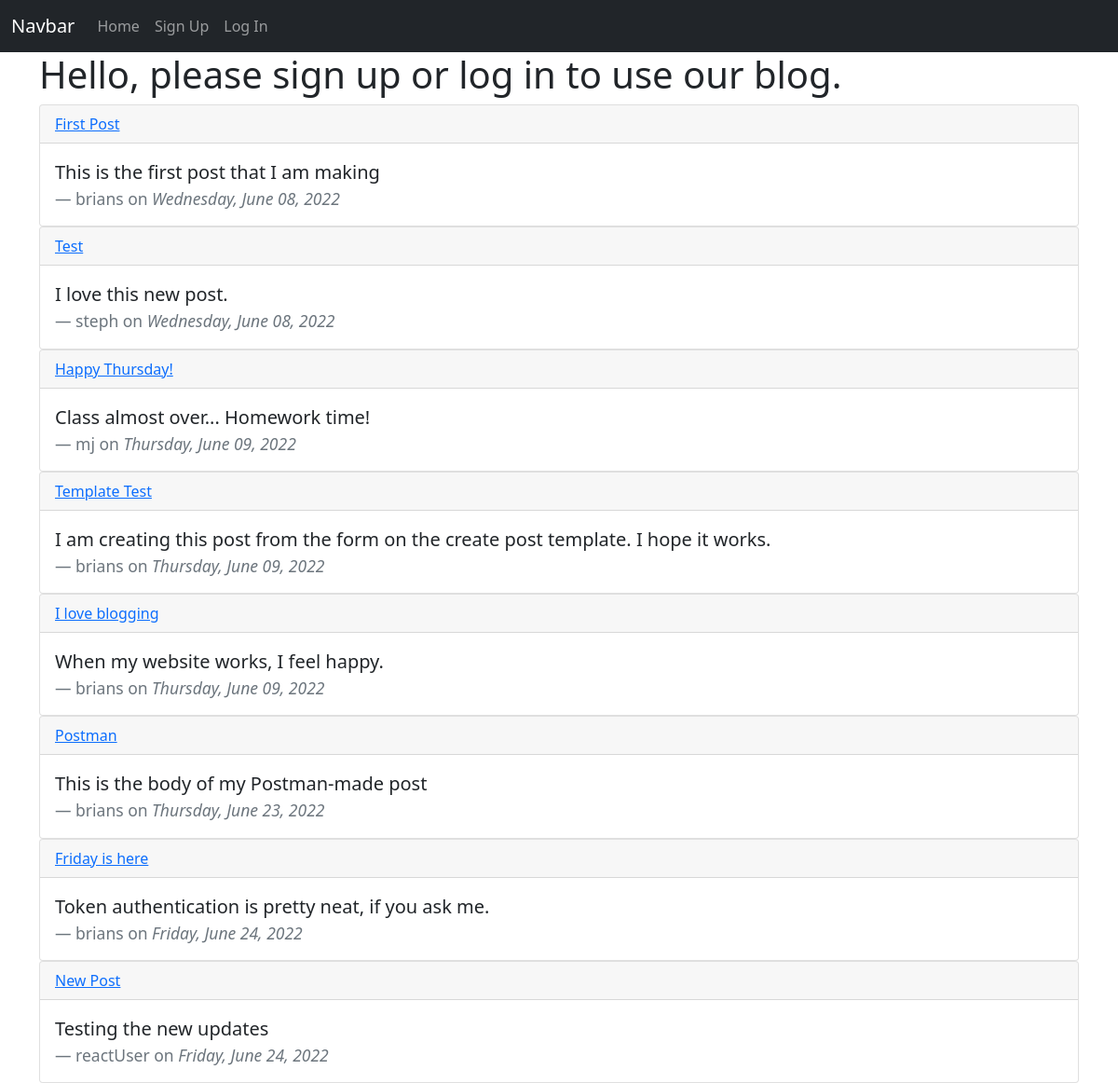
The page / on the database its author committed.
### app/models.py (models this page shows, shortened)
class Post(db.Model):
    id = db.Column(db.Integer, primary_key=True)
    title = db.Column(db.String(25), nullable=False)
    body = db.Column(db.String(200), nullable=False)
    date_created = db.Column(db.DateTime, nullable=False, default=datetime.utcnow)
    user_id = db.Column(db.Integer, db.ForeignKey('user.id')) # FOREIGN KEY(user_id) REFERENCES user(id)

class User(db.Model, UserMixin):
    id = db.Column(db.Integer, primary_key=True)
    email = db.Column(db.String(50), nullable=False, unique=True)
    username = db.Column(db.String(50), nullable=False, unique=True)
    password = db.Column(db.String(256), nullable=False)
    date_created = db.Column(db.DateTime, nullable=False, default=datetime.utcnow)
    posts = db.relationship('Post', backref='author')
    token = db.Column(db.String(32), index=True, unique=True)
    token_expiration = db.Column(db.DateTime)

### app/routes.py (the view)
@app.route("/")
def index():
    posts = Post.query.all()
    return render_template('index.html', posts=posts)

### app/templates/index.html (shortened to what this page needs)
{% extends 'base.html' %}
{% block content %}
{% if current_user.is_authenticated %}
    <h1>Hello {{ current_user.username }}, how are you?</h1>
{% else %}
    <h1>Hello, please sign up or log in to use our blog.</h1>
{% endif %}
{% for post in posts %}
    <div class="card">
        <a href="{{ url_for('view_single_post', post_id=post.id) }}">
            <div class="card-header"> {{ post.title }}</div>
        </a>
        <div class="card-body">
        <blockquote class="blockquote mb-0">
            <p>{{ post.body }}</p>
            <footer class="blockquote-footer">{{ post.author.username }} on <cite title="Source Title">{{ post.date_created.strftime('%A, %B %d, %Y')  }}</cite></footer>
        </blockquote>
        </div>
    </div>
{% endfor %}
{% endblock %}

### app/templates/base.html (shortened to what this page needs)
<!DOCTYPE html>
<html lang="en">
<head>
<link rel="stylesheet" href="https://cdnjs.cloudflare.com/ajax/libs/twitter-bootstrap/5.1.0/css/bootstrap.min.css">
<link rel="stylesheet" href="https://cdnjs.cloudflare.com/ajax/libs/font-awesome/5.15.4/css/all.min.css">
</head>
<body>
    {% include 'nav.html' %}
    <div class="container">
        {% block content %}
        {% endblock %}
    </div>
</body>
</html>

### app/templates/nav.html (shortened to what this page needs)
<nav class="navbar navbar-expand-lg navbar-dark bg-dark">
  <div class="container-fluid">
      <a class="navbar-brand" href="#">Navbar</a>
      <div class="collapse navbar-collapse" id="navbarNav">
      <ul class="navbar-nav">
          <li class="nav-item">
          <a class="nav-link" href="{{ url_for('index') }}">Home</a>
          </li>
          {% if current_user.is_anonymous %}
          <li class="nav-item">
          <a class="nav-link" href="{{ url_for('signup') }}">Sign Up</a>
          </li>
          <li class="nav-item">
          <a class="nav-link" href="{{ url_for('login') }}">Log In</a>
          </li>
          {% endif %}
      </ul>
      </div>
  </div>
</nav>

### rows shown on the page
Post: title "First Post", body "This is the first post that I am making", author.username "brians", date_created "Wednesday, June 08, 2022"
Post: title "Test", body "I love this new post.", author.username "steph", date_created "Wednesday, June 08, 2022"
Post: title "Happy Thursday!", body "Class almost over... Homework time!", author.username "mj", date_created "Thursday, June 09, 2022"
Post: title "Template Test", body "I am creating this post from the form on the create post template. I hope it works.", author.username "brians", date_created "Thursday, June 09, 2022"
Post: title "I love blogging", body "When my website works, I feel happy.", author.username "brians", date_created "Thursday, June 09, 2022"
Post: title "Postman", body "This is the body of my Postman-made post", author.username "brians", date_created "Thursday, June 23, 2022"
Post: title "Friday is here", body "Token authentication is pretty neat, if you ask me.", author.username "brians", date_created "Friday, June 24, 2022"
Post: title "New Post", body "Testing the new updates", author.username "reactUser", date_created "Friday, June 24, 2022"
